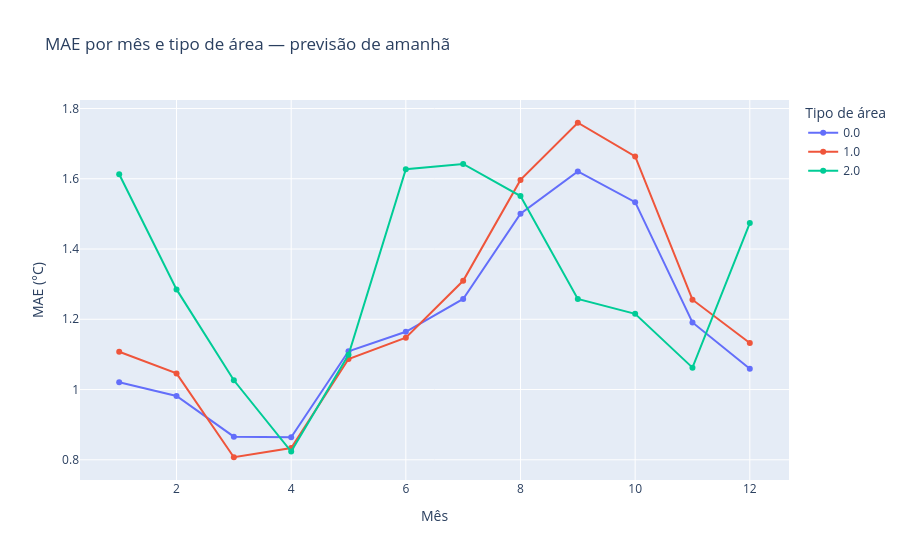

The notebook cell saved with this chart:
### Code cell
erro_mes_tipo_area_amanha.createOrReplaceTempView("erro_mes_tipo_area_amanha")

erro_mes_tipo_area_amanha_rows = spark.sql("""
    SELECT
        mes,
        tipo_area_idx,
        mae
    FROM erro_mes_tipo_area_amanha
    ORDER BY mes, tipo_area_idx
""").collect()

erro_mes_tipo_area_amanha_plot = {
    "mes": [row["mes"] for row in erro_mes_tipo_area_amanha_rows],
    "tipo_area_idx": [row["tipo_area_idx"] for row in erro_mes_tipo_area_amanha_rows],
    "mae": [row["mae"] for row in erro_mes_tipo_area_amanha_rows]
}

fig = px.line(
    erro_mes_tipo_area_amanha_plot,
    x="mes",
    y="mae",
    color="tipo_area_idx",
    markers=True,
    title="MAE por mês e tipo de área — previsão de amanhã",
    labels={
        "mes": "Mês",
        "mae": "MAE (°C)",
        "tipo_area_idx": "Tipo de área"
    }
)

fig.show()

### Figure 1 — Plotly figure (JSON) as saved in the notebook; plotly's stock layout.template omitted (floating-point values rounded to 4 significant figures)
{"data": [{"hovertemplate": "Tipo de área=0.0<br>Mês=%{x}<br>MAE (°C)=%{y}<extra></extra>", "legendgroup": "0.0", "line": {"color": "#636efa", "dash": "solid"}, "marker": {"symbol": "circle"}, "mode": "lines+markers", "name": "0.0", "orientation": "v", "showlegend": true, "type": "scatter", "x": [1, 2, 3, 4, 5, 6, 7, 8, 9, 10, 11, 12], "xaxis": "x", "y": [1.021, 0.9816, 0.8659, 0.864, 1.109, 1.164, 1.258, 1.5, 1.621, 1.533, 1.191, 1.059], "yaxis": "y"}, {"hovertemplate": "Tipo de área=1.0<br>Mês=%{x}<br>MAE (°C)=%{y}<extra></extra>", "legendgroup": "1.0", "line": {"color": "#EF553B", "dash": "solid"}, "marker": {"symbol": "circle"}, "mode": "lines+markers", "name": "1.0", "orientation": "v", "showlegend": true, "type": "scatter", "x": [1, 2, 3, 4, 5, 6, 7, 8, 9, 10, 11, 12], "xaxis": "x", "y": [1.108, 1.046, 0.8073, 0.8334, 1.087, 1.148, 1.31, 1.597, 1.759, 1.664, 1.256, 1.132], "yaxis": "y"}, {"hovertemplate": "Tipo de área=2.0<br>Mês=%{x}<br>MAE (°C)=%{y}<extra></extra>", "legendgroup": "2.0", "line": {"color": "#00cc96", "dash": "solid"}, "marker": {"symbol": "circle"}, "mode": "lines+markers", "name": "2.0", "orientation": "v", "showlegend": true, "type": "scatter", "x": [1, 2, 3, 4, 5, 6, 7, 8, 9, 10, 11, 12], "xaxis": "x", "y": [1.613, 1.285, 1.026, 0.8234, 1.099, 1.627, 1.642, 1.551, 1.258, 1.216, 1.062, 1.474], "yaxis": "y"}], "layout": {"legend": {"title": {"text": "Tipo de área"}, "tracegroupgap": 0}, "title": {"text": "MAE por mês e tipo de área — previsão de amanhã"}, "xaxis": {"anchor": "y", "domain": [0, 1], "title": {"text": "Mês"}}, "yaxis": {"anchor": "x", "domain": [0, 1], "title": {"text": "MAE (°C)"}}}}
